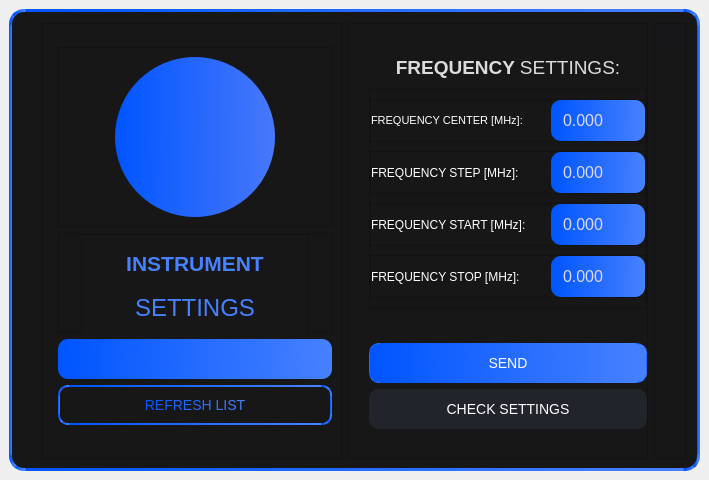
<?xml version="1.0" encoding="UTF-8"?>
<ui version="4.0">
 <class>FrequencySettings</class>
 <widget class="QMainWindow" name="FrequencySettings">
  <property name="geometry">
   <rect>
    <x>0</x>
    <y>0</y>
    <width>709</width>
    <height>480</height>
   </rect>
  </property>
  <property name="windowTitle">
   <string>Frequency Settings</string>
  </property>
  <widget class="QWidget" name="centralwidget">
   <layout class="QHBoxLayout" name="horizontalLayout">
    <item>
     <widget class="QFrame" name="frame">
      <property name="styleSheet">
       <string notr="true">QFrame{
	color: white;
	font-family: Nirmala UI;
	background-color: rgb(23,23,23);
}

QFrame#frame{
	border-radius: 15px;
	border: 3px solid  qlineargradient(spread:pad, x1:0, y1:0.534091, x2:1, y2:0.545455, stop:0 rgba(0, 85, 255, 255), stop:1 rgba(71, 129, 255, 255));
}
</string>
      </property>
      <property name="frameShape">
       <enum>QFrame::StyledPanel</enum>
      </property>
      <property name="frameShadow">
       <enum>QFrame::Raised</enum>
      </property>
      <layout class="QHBoxLayout" name="horizontalLayout_2">
       <property name="leftMargin">
        <number>30</number>
       </property>
       <property name="topMargin">
        <number>11</number>
       </property>
       <property name="rightMargin">
        <number>11</number>
       </property>
       <item>
        <widget class="QFrame" name="frame_4">
         <property name="maximumSize">
          <size>
           <width>300</width>
           <height>16777215</height>
          </size>
         </property>
         <property name="frameShape">
          <enum>QFrame::StyledPanel</enum>
         </property>
         <property name="frameShadow">
          <enum>QFrame::Raised</enum>
         </property>
         <layout class="QVBoxLayout" name="verticalLayout_2">
          <property name="leftMargin">
           <number>15</number>
          </property>
          <property name="topMargin">
           <number>0</number>
          </property>
          <item>
           <spacer name="verticalSpacer">
            <property name="orientation">
             <enum>Qt::Vertical</enum>
            </property>
            <property name="sizeHint" stdset="0">
             <size>
              <width>20</width>
              <height>40</height>
             </size>
            </property>
           </spacer>
          </item>
          <item>
           <widget class="QFrame" name="frame_21">
            <property name="maximumSize">
             <size>
              <width>16777215</width>
              <height>180</height>
             </size>
            </property>
            <property name="frameShape">
             <enum>QFrame::StyledPanel</enum>
            </property>
            <property name="frameShadow">
             <enum>QFrame::Raised</enum>
            </property>
            <layout class="QHBoxLayout" name="horizontalLayout_10">
             <item>
              <spacer name="horizontalSpacer_4">
               <property name="orientation">
                <enum>Qt::Horizontal</enum>
               </property>
               <property name="sizeHint" stdset="0">
                <size>
                 <width>15</width>
                 <height>20</height>
                </size>
               </property>
              </spacer>
             </item>
             <item>
              <widget class="QFrame" name="frame_24">
               <property name="minimumSize">
                <size>
                 <width>160</width>
                 <height>160</height>
                </size>
               </property>
               <property name="maximumSize">
                <size>
                 <width>160</width>
                 <height>160</height>
                </size>
               </property>
               <property name="styleSheet">
                <string notr="true">QFrame{
	border-radius: 80px;
	background-color: qlineargradient(spread:pad, x1:0, y1:0.534091, x2:1, y2:0.545455, stop:0 rgba(0, 85, 255, 255), stop:1 rgba(71, 120, 250, 255));
	
	
	image: url(:/img/img/icons8-onda-sonora-100.png);
}
</string>
               </property>
               <property name="frameShape">
                <enum>QFrame::StyledPanel</enum>
               </property>
               <property name="frameShadow">
                <enum>QFrame::Raised</enum>
               </property>
              </widget>
             </item>
             <item>
              <spacer name="horizontalSpacer_6">
               <property name="orientation">
                <enum>Qt::Horizontal</enum>
               </property>
               <property name="sizeHint" stdset="0">
                <size>
                 <width>15</width>
                 <height>20</height>
                </size>
               </property>
              </spacer>
             </item>
            </layout>
           </widget>
          </item>
          <item>
           <widget class="QFrame" name="frame_37">
            <property name="maximumSize">
             <size>
              <width>16777215</width>
              <height>100</height>
             </size>
            </property>
            <property name="frameShape">
             <enum>QFrame::StyledPanel</enum>
            </property>
            <property name="frameShadow">
             <enum>QFrame::Raised</enum>
            </property>
            <layout class="QHBoxLayout" name="horizontalLayout_13">
             <property name="topMargin">
              <number>0</number>
             </property>
             <property name="bottomMargin">
              <number>0</number>
             </property>
             <item>
              <spacer name="horizontalSpacer_12">
               <property name="orientation">
                <enum>Qt::Horizontal</enum>
               </property>
               <property name="sizeHint" stdset="0">
                <size>
                 <width>110</width>
                 <height>20</height>
                </size>
               </property>
              </spacer>
             </item>
             <item>
              <widget class="QFrame" name="frame_38">
               <property name="minimumSize">
                <size>
                 <width>228</width>
                 <height>103</height>
                </size>
               </property>
               <property name="maximumSize">
                <size>
                 <width>228</width>
                 <height>103</height>
                </size>
               </property>
               <property name="frameShape">
                <enum>QFrame::StyledPanel</enum>
               </property>
               <property name="frameShadow">
                <enum>QFrame::Raised</enum>
               </property>
               <layout class="QVBoxLayout" name="verticalLayout_29">
                <item>
                 <widget class="QLabel" name="label_description_6">
                  <property name="font">
                   <font>
                    <family>Nirmala UI</family>
                    <pointsize>14</pointsize>
                   </font>
                  </property>
                  <property name="styleSheet">
                   <string notr="true">color:  rgba(71, 129, 255, 255);</string>
                  </property>
                  <property name="text">
                   <string>&lt;html&gt;&lt;head/&gt;&lt;body&gt;&lt;p&gt;&lt;span style=&quot; font-size:16pt; font-weight:600;&quot;&gt;INSTRUMENT&lt;/span&gt;&lt;/p&gt;&lt;/body&gt;&lt;/html&gt;</string>
                  </property>
                  <property name="alignment">
                   <set>Qt::AlignCenter</set>
                  </property>
                 </widget>
                </item>
                <item>
                 <widget class="QLabel" name="label_description_7">
                  <property name="font">
                   <font>
                    <family>Nirmala UI</family>
                    <pointsize>14</pointsize>
                   </font>
                  </property>
                  <property name="styleSheet">
                   <string notr="true">color:  rgba(71, 129, 255, 255);</string>
                  </property>
                  <property name="text">
                   <string>&lt;html&gt;&lt;head/&gt;&lt;body&gt;&lt;p&gt;&lt;span style=&quot; font-size:18pt;&quot;&gt;SETTINGS&lt;/span&gt;&lt;/p&gt;&lt;/body&gt;&lt;/html&gt;</string>
                  </property>
                  <property name="alignment">
                   <set>Qt::AlignCenter</set>
                  </property>
                 </widget>
                </item>
               </layout>
              </widget>
             </item>
             <item>
              <spacer name="horizontalSpacer_13">
               <property name="orientation">
                <enum>Qt::Horizontal</enum>
               </property>
               <property name="sizeHint" stdset="0">
                <size>
                 <width>109</width>
                 <height>20</height>
                </size>
               </property>
              </spacer>
             </item>
            </layout>
           </widget>
          </item>
          <item>
           <widget class="QComboBox" name="comboBox_instruments_list">
            <property name="minimumSize">
             <size>
              <width>124</width>
              <height>40</height>
             </size>
            </property>
            <property name="maximumSize">
             <size>
              <width>555</width>
              <height>40</height>
             </size>
            </property>
            <property name="toolTip">
             <string>Instruments list.</string>
            </property>
            <property name="toolTipDuration">
             <number>5000</number>
            </property>
            <property name="styleSheet">
             <string notr="true">QComboBox {
    border: 2px;
    border-radius: 10px;
    padding-left: 10px;
    min-width: 6em;
	font: 16px;
	color: #dcdcDC;
	background-color: qlineargradient(spread:pad, x1:0, y1:0.534091, x2:1, y2:0.545455, stop:0 rgba(0, 85, 255, 255), stop:1 rgba(71, 129, 255, 255));
}

QComboBox:editable {
    
}

QComboBox:!editable, QComboBox::drop-down:editable {
     
}

/* QComboBox gets the &quot;on&quot; state when the popup is open */
QComboBox:!editable:on, QComboBox::drop-down:editable:on {
     
}

QComboBox:on { /* shift the text when the popup opens */

}

QComboBox::drop-down {
    subcontrol-origin: padding;
    subcontrol-position: top right;
    width: 22px;

    border-left-width: 5px;
    
    border-left-style: solid; /* just a single line */
    border-top-right-radius: 3px; /* same radius as the QComboBox */
    border-bottom-right-radius: 3px;
}

QComboBox::down-arrow {
	
	
	image: url(:/icons/icons/icons8-clasificar-abajo-15.png);
}

QComboBox::down-arrow:on { /* shift the arrow when popup is open */

}

QLabel {
	font: 18px;
	color:#DCDCDC;
}

QComboBox:editable {
    background: rgb(23,23,23)  ;
}</string>
            </property>
           </widget>
          </item>
          <item>
           <widget class="QPushButton" name="pushButton_refresh_instrument">
            <property name="minimumSize">
             <size>
              <width>0</width>
              <height>40</height>
             </size>
            </property>
            <property name="maximumSize">
             <size>
              <width>555</width>
              <height>40</height>
             </size>
            </property>
            <property name="cursor">
             <cursorShape>PointingHandCursor</cursorShape>
            </property>
            <property name="toolTip">
             <string>Refresh instruments list.</string>
            </property>
            <property name="toolTipDuration">
             <number>5000</number>
            </property>
            <property name="styleSheet">
             <string notr="true">QPushButton{
	border-radius: 10px;
	background-color: transparent;
	color: qlineargradient(spread:pad, x1:0, y1:0.534091, x2:1, y2:0.545455, stop:0 rgba(0, 85, 255, 255), stop:1 rgba(71, 129, 255, 255));
	border: 2px solid qlineargradient(spread:pad, x1:0, y1:0.534091, x2:1, y2:0.545455, stop:0 rgba(0, 85, 255, 255), stop:1 rgba(71, 129, 255, 255));
	font: 14px;
}

QPushButton::hover{
	background-color: qlineargradient(spread:pad, x1:0, y1:0.534091, x2:1, y2:0.545455, stop:0 rgba(0, 85, 255, 255), stop:1 rgba(71, 129, 255, 255));
color:#DCDCDC;
}</string>
            </property>
            <property name="text">
             <string>REFRESH LIST</string>
            </property>
           </widget>
          </item>
          <item>
           <spacer name="verticalSpacer_2">
            <property name="orientation">
             <enum>Qt::Vertical</enum>
            </property>
            <property name="sizeHint" stdset="0">
             <size>
              <width>20</width>
              <height>40</height>
             </size>
            </property>
           </spacer>
          </item>
         </layout>
        </widget>
       </item>
       <item>
        <widget class="QFrame" name="frame_2">
         <property name="minimumSize">
          <size>
           <width>300</width>
           <height>0</height>
          </size>
         </property>
         <property name="frameShape">
          <enum>QFrame::StyledPanel</enum>
         </property>
         <property name="frameShadow">
          <enum>QFrame::Raised</enum>
         </property>
         <layout class="QVBoxLayout" name="verticalLayout">
          <property name="leftMargin">
           <number>20</number>
          </property>
          <property name="topMargin">
           <number>0</number>
          </property>
          <property name="rightMargin">
           <number>0</number>
          </property>
          <property name="bottomMargin">
           <number>29</number>
          </property>
          <item>
           <spacer name="verticalSpacer_4">
            <property name="orientation">
             <enum>Qt::Vertical</enum>
            </property>
            <property name="sizeHint" stdset="0">
             <size>
              <width>20</width>
              <height>40</height>
             </size>
            </property>
           </spacer>
          </item>
          <item>
           <widget class="QLabel" name="label_43">
            <property name="minimumSize">
             <size>
              <width>0</width>
              <height>31</height>
             </size>
            </property>
            <property name="maximumSize">
             <size>
              <width>16777215</width>
              <height>31</height>
             </size>
            </property>
            <property name="font">
             <font>
              <family>Nirmala UI</family>
              <pointsize>18</pointsize>
             </font>
            </property>
            <property name="styleSheet">
             <string notr="true">color:#DCDCDC;</string>
            </property>
            <property name="text">
             <string>&lt;html&gt;&lt;head/&gt;&lt;body&gt;&lt;p&gt;&lt;span style=&quot; font-size:14pt; font-weight:600;&quot;&gt;FREQUENCY &lt;/span&gt;&lt;span style=&quot; font-size:14pt;&quot;&gt;SETTINGS:&lt;/span&gt;&lt;/p&gt;&lt;/body&gt;&lt;/html&gt;</string>
            </property>
            <property name="alignment">
             <set>Qt::AlignCenter</set>
            </property>
           </widget>
          </item>
          <item>
           <widget class="QFrame" name="frame_53">
            <property name="styleSheet">
             <string notr="true">QDoubleSpinBox{
	border: none;
	border-radius: 10px;
	font: 16px;
	padding: 10px;
	font: 16px;
	color: #dcdcDC;
	background-color: qlineargradient(spread:pad, x1:0, y1:0.534091, x2:1, y2:0.545455, stop:0 rgba(0, 85, 255, 255), stop:1 rgba(71, 129, 255, 255));
}

QDoubleSpinBox::down-arrow {
	
	image: url(:/icons/icons/icons8-clasificar-abajo-15.png);
}

QDoubleSpinBox::up-arrow {
	
	image: url(:/icons/icons/icons8-clasificar-arriba-15.png);
}

QDoubleSpinBox::up-button { 
	border: none;
}

QDoubleSpinBox::down-button { 
	border: none;
}</string>
            </property>
            <property name="frameShape">
             <enum>QFrame::StyledPanel</enum>
            </property>
            <property name="frameShadow">
             <enum>QFrame::Raised</enum>
            </property>
            <layout class="QVBoxLayout" name="verticalLayout_37">
             <property name="spacing">
              <number>9</number>
             </property>
             <property name="leftMargin">
              <number>0</number>
             </property>
             <property name="rightMargin">
              <number>0</number>
             </property>
             <item>
              <widget class="QFrame" name="frame_54">
               <property name="frameShape">
                <enum>QFrame::StyledPanel</enum>
               </property>
               <property name="frameShadow">
                <enum>QFrame::Raised</enum>
               </property>
               <layout class="QHBoxLayout" name="horizontalLayout_22">
                <property name="spacing">
                 <number>0</number>
                </property>
                <property name="leftMargin">
                 <number>0</number>
                </property>
                <property name="topMargin">
                 <number>0</number>
                </property>
                <property name="rightMargin">
                 <number>0</number>
                </property>
                <property name="bottomMargin">
                 <number>0</number>
                </property>
                <item>
                 <widget class="QLabel" name="label_17">
                  <property name="minimumSize">
                   <size>
                    <width>180</width>
                    <height>0</height>
                   </size>
                  </property>
                  <property name="maximumSize">
                   <size>
                    <width>180</width>
                    <height>16777215</height>
                   </size>
                  </property>
                  <property name="font">
                   <font>
                    <family>Nirmala UI</family>
                    <pointsize>8</pointsize>
                   </font>
                  </property>
                  <property name="styleSheet">
                   <string notr="true"/>
                  </property>
                  <property name="text">
                   <string>FREQUENCY CENTER [MHz]:</string>
                  </property>
                 </widget>
                </item>
                <item>
                 <widget class="QDoubleSpinBox" name="doubleSpinBox_FreqCenter">
                  <property name="decimals">
                   <number>3</number>
                  </property>
                 </widget>
                </item>
               </layout>
              </widget>
             </item>
             <item>
              <widget class="QFrame" name="frame_55">
               <property name="frameShape">
                <enum>QFrame::StyledPanel</enum>
               </property>
               <property name="frameShadow">
                <enum>QFrame::Raised</enum>
               </property>
               <layout class="QHBoxLayout" name="horizontalLayout_23">
                <property name="spacing">
                 <number>0</number>
                </property>
                <property name="leftMargin">
                 <number>0</number>
                </property>
                <property name="topMargin">
                 <number>0</number>
                </property>
                <property name="rightMargin">
                 <number>0</number>
                </property>
                <property name="bottomMargin">
                 <number>0</number>
                </property>
                <item>
                 <widget class="QLabel" name="label_18">
                  <property name="minimumSize">
                   <size>
                    <width>180</width>
                    <height>0</height>
                   </size>
                  </property>
                  <property name="maximumSize">
                   <size>
                    <width>180</width>
                    <height>16777215</height>
                   </size>
                  </property>
                  <property name="font">
                   <font>
                    <family>Nirmala UI</family>
                   </font>
                  </property>
                  <property name="styleSheet">
                   <string notr="true"/>
                  </property>
                  <property name="text">
                   <string>FREQUENCY STEP [MHz]:</string>
                  </property>
                 </widget>
                </item>
                <item>
                 <widget class="QDoubleSpinBox" name="doubleSpinBox_FreqStep">
                  <property name="decimals">
                   <number>3</number>
                  </property>
                 </widget>
                </item>
               </layout>
              </widget>
             </item>
             <item>
              <widget class="QFrame" name="frame_56">
               <property name="frameShape">
                <enum>QFrame::StyledPanel</enum>
               </property>
               <property name="frameShadow">
                <enum>QFrame::Raised</enum>
               </property>
               <layout class="QHBoxLayout" name="horizontalLayout_24">
                <property name="spacing">
                 <number>0</number>
                </property>
                <property name="leftMargin">
                 <number>0</number>
                </property>
                <property name="topMargin">
                 <number>0</number>
                </property>
                <property name="rightMargin">
                 <number>0</number>
                </property>
                <property name="bottomMargin">
                 <number>0</number>
                </property>
                <item>
                 <widget class="QLabel" name="label_24">
                  <property name="minimumSize">
                   <size>
                    <width>180</width>
                    <height>0</height>
                   </size>
                  </property>
                  <property name="maximumSize">
                   <size>
                    <width>180</width>
                    <height>16777215</height>
                   </size>
                  </property>
                  <property name="font">
                   <font>
                    <family>Nirmala UI</family>
                   </font>
                  </property>
                  <property name="styleSheet">
                   <string notr="true"/>
                  </property>
                  <property name="text">
                   <string>FREQUENCY START [MHz]:</string>
                  </property>
                 </widget>
                </item>
                <item>
                 <widget class="QDoubleSpinBox" name="doubleSpinBox_FreqStart">
                  <property name="decimals">
                   <number>3</number>
                  </property>
                 </widget>
                </item>
               </layout>
              </widget>
             </item>
             <item>
              <widget class="QFrame" name="frame_57">
               <property name="frameShape">
                <enum>QFrame::StyledPanel</enum>
               </property>
               <property name="frameShadow">
                <enum>QFrame::Raised</enum>
               </property>
               <layout class="QHBoxLayout" name="horizontalLayout_25">
                <property name="spacing">
                 <number>0</number>
                </property>
                <property name="leftMargin">
                 <number>0</number>
                </property>
                <property name="topMargin">
                 <number>0</number>
                </property>
                <property name="rightMargin">
                 <number>0</number>
                </property>
                <property name="bottomMargin">
                 <number>0</number>
                </property>
                <item>
                 <widget class="QLabel" name="label_25">
                  <property name="minimumSize">
                   <size>
                    <width>180</width>
                    <height>0</height>
                   </size>
                  </property>
                  <property name="maximumSize">
                   <size>
                    <width>180</width>
                    <height>16777215</height>
                   </size>
                  </property>
                  <property name="font">
                   <font>
                    <family>Nirmala UI</family>
                   </font>
                  </property>
                  <property name="styleSheet">
                   <string notr="true"/>
                  </property>
                  <property name="text">
                   <string>FREQUENCY STOP [MHz]:</string>
                  </property>
                 </widget>
                </item>
                <item>
                 <widget class="QDoubleSpinBox" name="doubleSpinBox_FreqStop">
                  <property name="decimals">
                   <number>3</number>
                  </property>
                 </widget>
                </item>
               </layout>
              </widget>
             </item>
            </layout>
           </widget>
          </item>
          <item>
           <spacer name="verticalSpacer_6">
            <property name="orientation">
             <enum>Qt::Vertical</enum>
            </property>
            <property name="sizeHint" stdset="0">
             <size>
              <width>20</width>
              <height>40</height>
             </size>
            </property>
           </spacer>
          </item>
          <item>
           <widget class="QPushButton" name="pushButton_SendSettings">
            <property name="minimumSize">
             <size>
              <width>0</width>
              <height>40</height>
             </size>
            </property>
            <property name="maximumSize">
             <size>
              <width>555</width>
              <height>40</height>
             </size>
            </property>
            <property name="cursor">
             <cursorShape>PointingHandCursor</cursorShape>
            </property>
            <property name="toolTip">
             <string>&lt;html&gt;&lt;head/&gt;&lt;body&gt;&lt;p&gt;&lt;span style=&quot; font-weight:600;&quot;&gt;Send&lt;/span&gt; settings&lt;/p&gt;&lt;/body&gt;&lt;/html&gt;</string>
            </property>
            <property name="toolTipDuration">
             <number>5000</number>
            </property>
            <property name="styleSheet">
             <string notr="true">QPushButton{
	border-radius: 10px;
	background-color: qlineargradient(spread:pad, x1:0, y1:0.534091, x2:1, y2:0.545455, stop:0 rgba(0, 85, 255, 255), stop:1 rgba(71, 129, 255, 255));
	color: white;
	border: 1px solid qlineargradient(spread:pad, x1:0, y1:0.534091, x2:1, y2:0.545455, stop:0 rgba(0, 85, 255, 255), stop:1 rgba(71, 129, 255, 255));
	font: 14px;
}

QPushButton::hover{
	background-color: qlineargradient(spread:pad, x1:0, y1:0.534091, x2:1, y2:0.545455, stop:0 rgba(50, 85, 255, 255), stop:1 rgba(71, 129, 255, 255));
}</string>
            </property>
            <property name="text">
             <string>SEND</string>
            </property>
           </widget>
          </item>
          <item>
           <widget class="QPushButton" name="pushButton_CheckSettings">
            <property name="minimumSize">
             <size>
              <width>0</width>
              <height>40</height>
             </size>
            </property>
            <property name="maximumSize">
             <size>
              <width>555</width>
              <height>40</height>
             </size>
            </property>
            <property name="cursor">
             <cursorShape>PointingHandCursor</cursorShape>
            </property>
            <property name="toolTip">
             <string>Refresh instruments list.</string>
            </property>
            <property name="toolTipDuration">
             <number>5000</number>
            </property>
            <property name="styleSheet">
             <string notr="true">QPushButton{
	border-radius: 10px;
	color: white;
	background-color: rgb(34,36,44);
	font: 14px;
}

QPushButton::hover{
	background-color: rgb(44,46,54);
}</string>
            </property>
            <property name="text">
             <string>CHECK SETTINGS</string>
            </property>
           </widget>
          </item>
         </layout>
        </widget>
       </item>
       <item>
        <widget class="QFrame" name="frame_5">
         <property name="frameShape">
          <enum>QFrame::StyledPanel</enum>
         </property>
         <property name="frameShadow">
          <enum>QFrame::Raised</enum>
         </property>
         <layout class="QVBoxLayout" name="verticalLayout_3">
          <property name="spacing">
           <number>0</number>
          </property>
          <property name="leftMargin">
           <number>0</number>
          </property>
          <property name="topMargin">
           <number>0</number>
          </property>
          <property name="rightMargin">
           <number>0</number>
          </property>
          <property name="bottomMargin">
           <number>0</number>
          </property>
          <item>
           <widget class="QPushButton" name="pushButton_close">
            <property name="minimumSize">
             <size>
              <width>30</width>
              <height>30</height>
             </size>
            </property>
            <property name="maximumSize">
             <size>
              <width>30</width>
              <height>30</height>
             </size>
            </property>
            <property name="cursor">
             <cursorShape>PointingHandCursor</cursorShape>
            </property>
            <property name="toolTip">
             <string>&lt;html&gt;&lt;head/&gt;&lt;body&gt;&lt;p&gt;&lt;span style=&quot; font-weight:600;&quot;&gt;Close&lt;/span&gt; Window&lt;/p&gt;&lt;/body&gt;&lt;/html&gt;</string>
            </property>
            <property name="toolTipDuration">
             <number>5000</number>
            </property>
            <property name="styleSheet">
             <string notr="true">QPushButton{
	border-radius: 10px;
	background-color: rgb(23, 23, 25);
	
	
	
	
	image: url(:/icons/icons/icons8-eliminar-24.png);
	color: black;
}

QPushButton::hover{
	background-color: rgb(38, 40, 38);
}</string>
            </property>
            <property name="text">
             <string/>
            </property>
           </widget>
          </item>
          <item>
           <spacer name="verticalSpacer_5">
            <property name="orientation">
             <enum>Qt::Vertical</enum>
            </property>
            <property name="sizeHint" stdset="0">
             <size>
              <width>10</width>
              <height>10</height>
             </size>
            </property>
           </spacer>
          </item>
         </layout>
        </widget>
       </item>
      </layout>
     </widget>
    </item>
   </layout>
  </widget>
 </widget>
 <resources>
  <include location="resources/resources.qrc"/>
 </resources>
 <connections/>
</ui>
